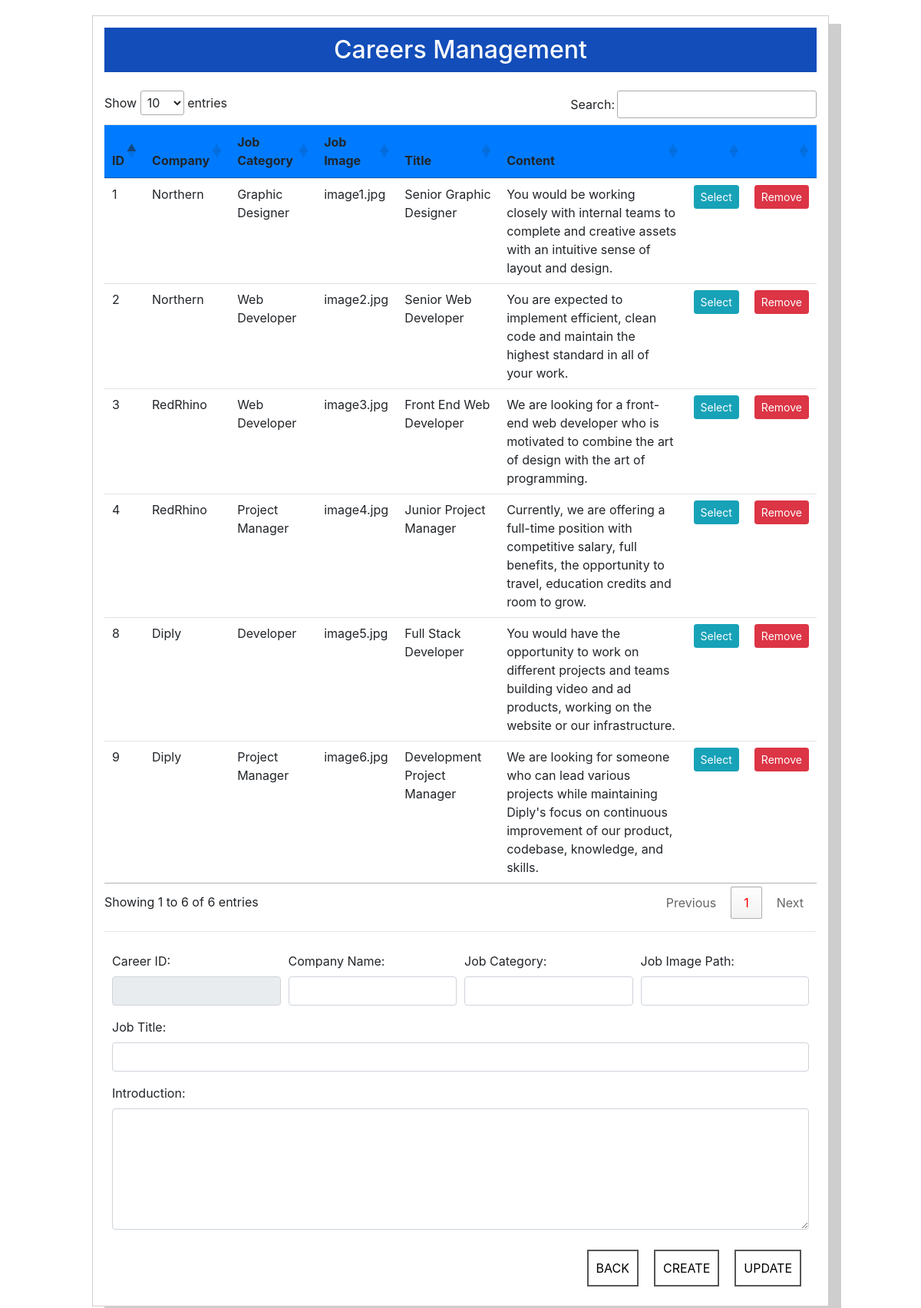
/admin/cms_career.php (signed in), run on the app's committed database.
### tables this page shows
CREATE TABLE `careers` (
  `career_id` int(11) NOT NULL AUTO_INCREMENT,
  `company_id` int(11) NOT NULL,
  `job_title` varchar(128) DEFAULT NULL,
  `job_desc` varchar(1000) DEFAULT NULL,
  `job_category` varchar(48) DEFAULT NULL,
  `job_image` text NOT NULL,
  PRIMARY KEY (`career_id`),
  KEY `company_id` (`company_id`),
  CONSTRAINT `careers_ibfk_1` FOREIGN KEY (`company_id`) REFERENCES `company_info` (`company_id`)
);

CREATE TABLE `company_info` (
  `company_id` int(11) NOT NULL AUTO_INCREMENT,
  `company_name` varchar(128) NOT NULL,
  `company_category` text NOT NULL,
  `company_brief` varchar(1000) DEFAULT NULL,
  `company_latitude` varchar(48) DEFAULT NULL,
  `company_longitude` varchar(48) DEFAULT NULL,
  `address` varchar(256) NOT NULL,
  `postal` varchar(7) NOT NULL,
  PRIMARY KEY (`company_id`)
);

### admin/cms_career.php (the view, shortened to what this page needs)
<?php
require("connection.php");
$fetch_careers = "SELECT * FROM careers c INNER JOIN company_info i ON i.company_id = c.company_id";
$careers       = mysqli_query($link, $fetch_careers);
if ($careers) {
    $career_table = "<table class='table table-sm cmsTables'><thead><tr class='bg-primary'><th>ID</th><th>Company</th><th>Job Category</th><th>Job Image</th><th>Title</th><th>Content</th><th></th><th></th></tr></thead><tbody><br>";
    while ($row = mysqli_fetch_array($careers)) {
        $career_table .= "<tr><td>" . $row["career_id"] .
                         "</td><td>" . $row["company_name"] .
                         "</td><td>" . $row["job_category"] .
                         "</td><td>" . $row["job_image"] .
                         "</td><td>" . $row["job_title"] .
                         "</td><td>" . $row["job_desc"] .
                         "</td><td><a class='btn btn-sm btn-info selectCareer' href='#' id='" . $row["career_id"] . "'>Select</a>" .
                         "</td><td><a class='btn btn-sm btn-danger' href='caller.php?caller_id=deleteCareer&id=" . $row["career_id"] . "'>Remove</a></td></tr>";
    }
    $career_table .= "</tbody></table>";
}
?>
<!DOCTYPE HTML>
<html>
<head>
<link rel="stylesheet" href="../css/bootstrap.css">
<link rel="stylesheet" type="text/css" href="//cdn.datatables.net/1.10.16/css/jquery.dataTables.min.css" />
<link rel="stylesheet" href="../css/font-awesome.min.css">
<link rel="stylesheet" href="../css/cms.css">
</head>
<body>
<div class="cmsPanel">
    <h2>Careers Management</h2>
    <?php if (!empty($career_table))
        echo $career_table; ?>
    <hr>
    <form action="cms_career.php" method="post">
        <div class="form-row">
            <div class="form-group col-md-3">
                <label for="careerId">Career ID:</label>
                <input type="text" class="form-control" name="career" id="careerId" readonly />
            </div>
            <div class="form-group col-md-3">
                <label for="companyId">Company Name:</label>
                <input type="text" class="form-control" name="company" id="companyId" />
            </div>
            <div class="form-group col-md-3">
                <label for="jobCategory">Job Category:</label>
                <input type="text" class="form-control" name="category" id="jobCategory" />
            </div>
            <div class="form-group col-md-3">
                <label for="jobImage">Job Image Path:</label>
                <input type="text" class="form-control" name="image" id="jobImage" />
            </div>
        </div>
        <div class="form-row">
            <div class="form-group col-md-12">
                <label for="jobTitle">Job Title:</label>
                <input type="text" class="form-control" name="title" id="jobTitle" />
            </div>
        </div>
        <div class="form-row">
            <div class="form-group col-md-12">
                <label for="jobIntro">Introduction:</label>
                <textarea class="form-control" name="content" id="jobIntro" rows="6"></textarea>
            </div>
        </div>
        <input type="submit" name="updateCareer" value="UPDATE">
        <input type="submit" name="newCareer" value="CREATE">
        <a href="index.php" class="backBtn">BACK</a>
    </form>
</div>
</body>
</html>

### css/cms.css (style rules this page uses)
h2 { text-align: center; padding: 10px 0; background: #124db9; color: #ffffff; margin: 0; }
a, a:hover { color: #ffffff; text-decoration: none; }
input[type=submit], .backBtn { border: 2px solid #555555; padding: 10px; color: #000000; background: #ffffff; float: right; margin: 10px; cursor: pointer; }
.cmsPanel { width: 80%; margin: 20px 10%; background: #ffffff; padding: 15px; border: 1px solid #cecece; box-shadow: 16px 11px 0px #cecece; overflow: auto; }
form { padding: 10px; }

### data on the page
careers: career_id "1", company.company_name "Northern", job_category "Graphic Designer", job_image "image1.jpg", job_title "Senior Graphic Designer", job_desc "You would be working closely with internal teams to complete and creative assets with an intuitive sense of layout and design."
careers: career_id "2", company.company_name "Northern", job_category "Web Developer", job_image "image2.jpg", job_title "Senior Web Developer", job_desc "You are expected to implement efficient, clean code and maintain the highest standard in all of your work."
careers: career_id "3", company.company_name "RedRhino", job_category "Web Developer", job_image "image3.jpg", job_title "Front End Web Developer", job_desc "We are looking for a front-end web developer who is motivated to combine the art of design with the art of programming."
careers: career_id "4", company.company_name "RedRhino", job_category "Project Manager", job_image "image4.jpg", job_title "Junior Project Manager", job_desc "Currently, we are offering a full-time position with competitive salary, full benefits, the opportunity to travel, education credits and room to grow."
careers: career_id "8", company.company_name "Diply", job_category "Developer", job_image "image5.jpg", job_title "Full Stack Developer", job_desc "You would have the opportunity to work on different projects and teams building video and ad products, working on the website or our infrastructure."
careers: career_id "9", company.company_name "Diply", job_category "Project Manager", job_image "image6.jpg", job_title "Development Project Manager", job_desc "We are looking for someone who can lead various projects while maintaining Diply's focus on continuous improvement of our product, codebase, knowledge, and skills."
